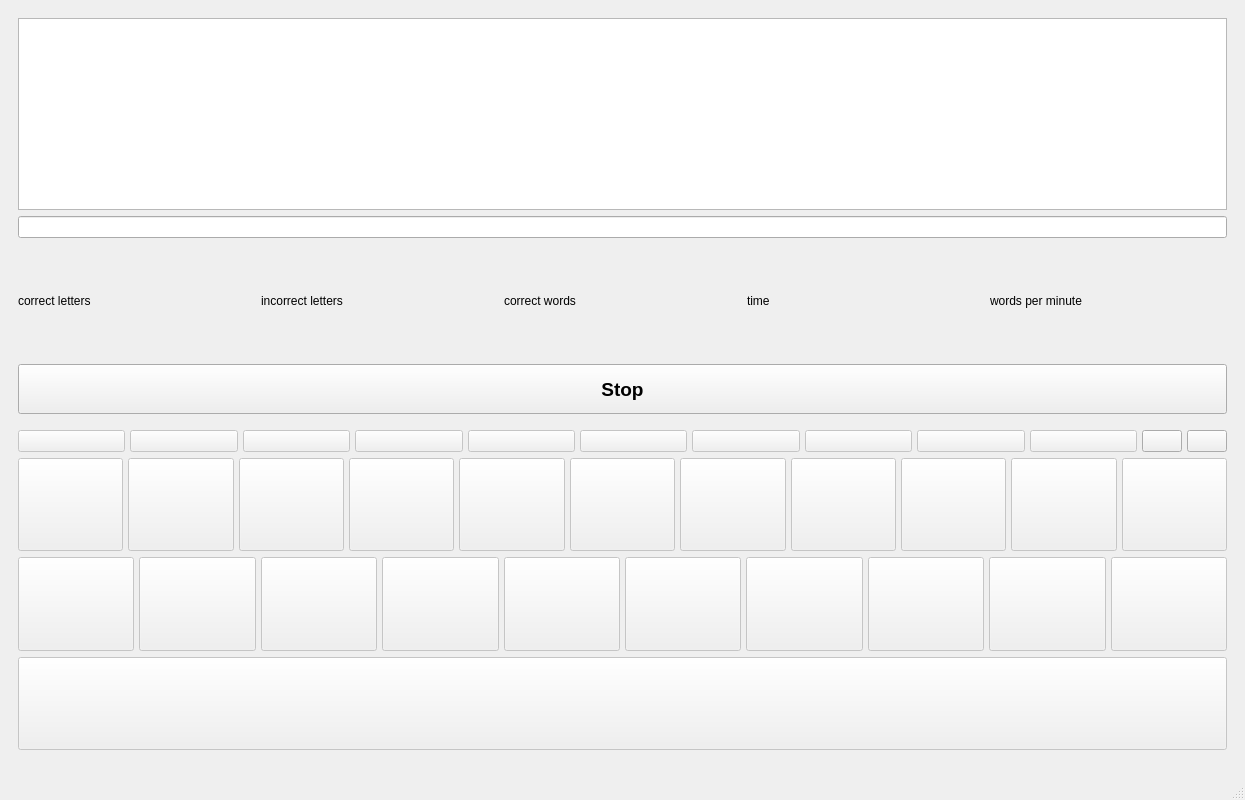
<?xml version="1.0" encoding="UTF-8"?>
<ui version="4.0">
 <class>MainWindow</class>
 <widget class="QMainWindow" name="MainWindow">
  <property name="geometry">
   <rect>
    <x>0</x>
    <y>0</y>
    <width>1245</width>
    <height>800</height>
   </rect>
  </property>
  <property name="minimumSize">
   <size>
    <width>1200</width>
    <height>800</height>
   </size>
  </property>
  <property name="windowTitle">
   <string>Task 1</string>
  </property>
  <widget class="QWidget" name="centralwidget">
   <layout class="QHBoxLayout" name="horizontalLayout_12">
    <item>
     <widget class="QStackedWidget" name="stackedWidget">
      <property name="currentIndex">
       <number>1</number>
      </property>
      <widget class="QWidget" name="page">
       <layout class="QVBoxLayout" name="verticalLayout_4">
        <item>
         <layout class="QHBoxLayout" name="horizontalLayout_8">
          <item>
           <layout class="QFormLayout" name="formLayout">
            <item row="0" column="0">
             <widget class="QLabel" name="label_6">
              <property name="text">
               <string>&lt;html&gt;&lt;head/&gt;&lt;body&gt;&lt;p&gt;&lt;span style=&quot; font-size:16pt;&quot;&gt;Language:&lt;/span&gt;&lt;/p&gt;&lt;/body&gt;&lt;/html&gt;</string>
              </property>
             </widget>
            </item>
            <item row="0" column="1">
             <widget class="QComboBox" name="comboBox">
              <property name="minimumSize">
               <size>
                <width>0</width>
                <height>50</height>
               </size>
              </property>
              <property name="currentIndex">
               <number>0</number>
              </property>
              <item>
               <property name="text">
                <string>English</string>
               </property>
              </item>
              <item>
               <property name="text">
                <string>German</string>
               </property>
              </item>
              <item>
               <property name="text">
                <string>French</string>
               </property>
              </item>
              <item>
               <property name="text">
                <string>hebrew</string>
               </property>
              </item>
              <item>
               <property name="text">
                <string>Arab</string>
               </property>
              </item>
              <item>
               <property name="text">
                <string>Chinese</string>
               </property>
              </item>
              <item>
               <property name="text">
                <string>Belarusian</string>
               </property>
              </item>
              <item>
               <property name="text">
                <string>Chinise Prewritten</string>
               </property>
              </item>
             </widget>
            </item>
            <item row="1" column="0">
             <widget class="QLabel" name="label_5">
              <property name="text">
               <string>&lt;html&gt;&lt;head/&gt;&lt;body&gt;&lt;p&gt;&lt;span style=&quot; font-size:14pt;&quot;&gt;Number of words&lt;/span&gt;&lt;/p&gt;&lt;/body&gt;&lt;/html&gt;</string>
              </property>
             </widget>
            </item>
            <item row="1" column="1">
             <widget class="QSpinBox" name="spinBox">
              <property name="minimumSize">
               <size>
                <width>0</width>
                <height>50</height>
               </size>
              </property>
              <property name="minimum">
               <number>1</number>
              </property>
              <property name="maximum">
               <number>128</number>
              </property>
             </widget>
            </item>
           </layout>
          </item>
         </layout>
        </item>
        <item>
         <layout class="QVBoxLayout" name="verticalLayout_2">
          <item>
           <widget class="QPushButton" name="pushButton_reset">
            <property name="minimumSize">
             <size>
              <width>0</width>
              <height>50</height>
             </size>
            </property>
            <property name="text">
             <string>Generate text</string>
            </property>
           </widget>
          </item>
          <item>
           <widget class="QPushButton" name="pushButton_open">
            <property name="text">
             <string>Open_File</string>
            </property>
           </widget>
          </item>
          <item>
           <widget class="QPushButton" name="pushButton_start">
            <property name="minimumSize">
             <size>
              <width>0</width>
              <height>100</height>
             </size>
            </property>
            <property name="text">
             <string>Start Training</string>
            </property>
           </widget>
          </item>
          <item>
           <widget class="QTextEdit" name="textEdit_train">
            <property name="overwriteMode">
             <bool>true</bool>
            </property>
            <property name="textInteractionFlags">
             <set>Qt::NoTextInteraction</set>
            </property>
            <property name="placeholderText">
             <string/>
            </property>
           </widget>
          </item>
         </layout>
        </item>
       </layout>
      </widget>
      <widget class="QWidget" name="page_2">
       <layout class="QHBoxLayout" name="horizontalLayout_11">
        <item>
         <layout class="QVBoxLayout" name="verticalLayout_8">
          <item>
           <layout class="QHBoxLayout" name="horizontalLayout_9">
            <item>
             <layout class="QVBoxLayout" name="verticalLayout_6">
              <item>
               <widget class="QTextEdit" name="textEdit_input">
                <property name="sizePolicy">
                 <sizepolicy hsizetype="Expanding" vsizetype="Preferred">
                  <horstretch>0</horstretch>
                  <verstretch>0</verstretch>
                 </sizepolicy>
                </property>
                <property name="overwriteMode">
                 <bool>true</bool>
                </property>
                <property name="textInteractionFlags">
                 <set>Qt::NoTextInteraction</set>
                </property>
                <property name="placeholderText">
                 <string/>
                </property>
               </widget>
              </item>
              <item>
               <widget class="InputManager" name="lineEdit_input"/>
              </item>
              <item>
               <layout class="QHBoxLayout" name="horizontalLayout">
                <item>
                 <widget class="QLabel" name="label">
                  <property name="text">
                   <string>correct letters</string>
                  </property>
                 </widget>
                </item>
                <item>
                 <widget class="QLabel" name="correctSymbolsLabel">
                  <property name="text">
                   <string/>
                  </property>
                 </widget>
                </item>
                <item>
                 <widget class="QLabel" name="label_2">
                  <property name="text">
                   <string>incorrect letters</string>
                  </property>
                 </widget>
                </item>
                <item>
                 <widget class="QLabel" name="incorrectSymbolsLabel">
                  <property name="text">
                   <string/>
                  </property>
                 </widget>
                </item>
                <item>
                 <widget class="QLabel" name="label_3">
                  <property name="text">
                   <string>correct words</string>
                  </property>
                 </widget>
                </item>
                <item>
                 <widget class="QLabel" name="wordLabel">
                  <property name="text">
                   <string/>
                  </property>
                 </widget>
                </item>
                <item>
                 <widget class="QLabel" name="label_4">
                  <property name="text">
                   <string>time</string>
                  </property>
                 </widget>
                </item>
                <item>
                 <widget class="QLabel" name="timerLabel">
                  <property name="text">
                   <string/>
                  </property>
                 </widget>
                </item>
                <item>
                 <widget class="QLabel" name="label_7">
                  <property name="text">
                   <string>words per minute</string>
                  </property>
                 </widget>
                </item>
                <item>
                 <widget class="QLabel" name="labelSpeed">
                  <property name="text">
                   <string/>
                  </property>
                 </widget>
                </item>
               </layout>
              </item>
             </layout>
            </item>
           </layout>
          </item>
          <item>
           <widget class="QPushButton" name="pushButton_stop">
            <property name="enabled">
             <bool>true</bool>
            </property>
            <property name="minimumSize">
             <size>
              <width>0</width>
              <height>50</height>
             </size>
            </property>
            <property name="font">
             <font>
              <pointsize>14</pointsize>
              <weight>75</weight>
              <bold>true</bold>
             </font>
            </property>
            <property name="text">
             <string>Stop</string>
            </property>
           </widget>
          </item>
          <item>
           <layout class="QVBoxLayout" name="verticalLayout">
            <property name="sizeConstraint">
             <enum>QLayout::SetMaximumSize</enum>
            </property>
            <property name="leftMargin">
             <number>0</number>
            </property>
            <property name="topMargin">
             <number>10</number>
            </property>
            <property name="bottomMargin">
             <number>10</number>
            </property>
            <item>
             <layout class="QHBoxLayout" name="horizontalLayout_3">
              <property name="spacing">
               <number>5</number>
              </property>
              <property name="sizeConstraint">
               <enum>QLayout::SetDefaultConstraint</enum>
              </property>
              <item>
               <widget class="QPushButton" name="pushButton_1">
                <property name="enabled">
                 <bool>false</bool>
                </property>
                <property name="sizePolicy">
                 <sizepolicy hsizetype="MinimumExpanding" vsizetype="Preferred">
                  <horstretch>0</horstretch>
                  <verstretch>0</verstretch>
                 </sizepolicy>
                </property>
                <property name="styleSheet">
                 <string notr="true">QPushButton:disabled {background-color: #f0f0f0;color: #000000;}</string>
                </property>
                <property name="text">
                 <string/>
                </property>
               </widget>
              </item>
              <item>
               <widget class="QPushButton" name="pushButton_2">
                <property name="enabled">
                 <bool>false</bool>
                </property>
                <property name="sizePolicy">
                 <sizepolicy hsizetype="MinimumExpanding" vsizetype="Preferred">
                  <horstretch>0</horstretch>
                  <verstretch>0</verstretch>
                 </sizepolicy>
                </property>
                <property name="styleSheet">
                 <string notr="true">QPushButton:disabled {background-color: #f0f0f0;color: #000000;}</string>
                </property>
                <property name="text">
                 <string/>
                </property>
               </widget>
              </item>
              <item>
               <widget class="QPushButton" name="pushButton_3">
                <property name="enabled">
                 <bool>false</bool>
                </property>
                <property name="sizePolicy">
                 <sizepolicy hsizetype="MinimumExpanding" vsizetype="Preferred">
                  <horstretch>0</horstretch>
                  <verstretch>0</verstretch>
                 </sizepolicy>
                </property>
                <property name="styleSheet">
                 <string notr="true">QPushButton:disabled {background-color: #f0f0f0;color: #000000;}</string>
                </property>
                <property name="text">
                 <string/>
                </property>
               </widget>
              </item>
              <item>
               <widget class="QPushButton" name="pushButton_4">
                <property name="enabled">
                 <bool>false</bool>
                </property>
                <property name="sizePolicy">
                 <sizepolicy hsizetype="MinimumExpanding" vsizetype="Preferred">
                  <horstretch>0</horstretch>
                  <verstretch>0</verstretch>
                 </sizepolicy>
                </property>
                <property name="styleSheet">
                 <string notr="true">QPushButton:disabled {background-color: #f0f0f0;color: #000000;}</string>
                </property>
                <property name="text">
                 <string/>
                </property>
               </widget>
              </item>
              <item>
               <widget class="QPushButton" name="pushButton_5">
                <property name="enabled">
                 <bool>false</bool>
                </property>
                <property name="sizePolicy">
                 <sizepolicy hsizetype="MinimumExpanding" vsizetype="Preferred">
                  <horstretch>0</horstretch>
                  <verstretch>0</verstretch>
                 </sizepolicy>
                </property>
                <property name="styleSheet">
                 <string notr="true">QPushButton:disabled {background-color: #f0f0f0;color: #000000;}</string>
                </property>
                <property name="text">
                 <string/>
                </property>
               </widget>
              </item>
              <item>
               <widget class="QPushButton" name="pushButton_6">
                <property name="enabled">
                 <bool>false</bool>
                </property>
                <property name="sizePolicy">
                 <sizepolicy hsizetype="MinimumExpanding" vsizetype="Preferred">
                  <horstretch>0</horstretch>
                  <verstretch>0</verstretch>
                 </sizepolicy>
                </property>
                <property name="styleSheet">
                 <string notr="true">QPushButton:disabled {background-color: #f0f0f0;color: #000000;}</string>
                </property>
                <property name="text">
                 <string/>
                </property>
               </widget>
              </item>
              <item>
               <widget class="QPushButton" name="pushButton_7">
                <property name="enabled">
                 <bool>false</bool>
                </property>
                <property name="sizePolicy">
                 <sizepolicy hsizetype="MinimumExpanding" vsizetype="Preferred">
                  <horstretch>0</horstretch>
                  <verstretch>0</verstretch>
                 </sizepolicy>
                </property>
                <property name="styleSheet">
                 <string notr="true">QPushButton:disabled {background-color: #f0f0f0;color: #000000;}</string>
                </property>
                <property name="text">
                 <string/>
                </property>
               </widget>
              </item>
              <item>
               <widget class="QPushButton" name="pushButton_8">
                <property name="enabled">
                 <bool>false</bool>
                </property>
                <property name="sizePolicy">
                 <sizepolicy hsizetype="MinimumExpanding" vsizetype="Preferred">
                  <horstretch>0</horstretch>
                  <verstretch>0</verstretch>
                 </sizepolicy>
                </property>
                <property name="styleSheet">
                 <string notr="true">QPushButton:disabled {background-color: #f0f0f0;color: #000000;}</string>
                </property>
                <property name="text">
                 <string/>
                </property>
               </widget>
              </item>
              <item>
               <widget class="QPushButton" name="pushButton_9">
                <property name="enabled">
                 <bool>false</bool>
                </property>
                <property name="sizePolicy">
                 <sizepolicy hsizetype="MinimumExpanding" vsizetype="Preferred">
                  <horstretch>0</horstretch>
                  <verstretch>0</verstretch>
                 </sizepolicy>
                </property>
                <property name="styleSheet">
                 <string notr="true">QPushButton:disabled {background-color: #f0f0f0;color: #000000;}</string>
                </property>
                <property name="text">
                 <string/>
                </property>
               </widget>
              </item>
              <item>
               <widget class="QPushButton" name="pushButton_10">
                <property name="enabled">
                 <bool>false</bool>
                </property>
                <property name="sizePolicy">
                 <sizepolicy hsizetype="MinimumExpanding" vsizetype="Preferred">
                  <horstretch>0</horstretch>
                  <verstretch>0</verstretch>
                 </sizepolicy>
                </property>
                <property name="styleSheet">
                 <string notr="true">QPushButton:disabled {background-color: #f0f0f0;color: #000000;}</string>
                </property>
                <property name="text">
                 <string/>
                </property>
               </widget>
              </item>
              <item>
               <widget class="QPushButton" name="pushButton_10_1">
                <property name="styleSheet">
                 <string notr="true">QPushButton:disabled {background-color: #f0f0f0;color: #000000;}</string>
                </property>
                <property name="text">
                 <string/>
                </property>
               </widget>
              </item>
              <item>
               <widget class="QPushButton" name="pushButton_10_2">
                <property name="styleSheet">
                 <string notr="true">QPushButton:disabled {background-color: #f0f0f0;color: #000000;}</string>
                </property>
                <property name="text">
                 <string/>
                </property>
               </widget>
              </item>
             </layout>
            </item>
            <item>
             <layout class="QHBoxLayout" name="horizontalLayout_4">
              <property name="spacing">
               <number>5</number>
              </property>
              <property name="sizeConstraint">
               <enum>QLayout::SetDefaultConstraint</enum>
              </property>
              <item>
               <widget class="QPushButton" name="pushButton_11">
                <property name="enabled">
                 <bool>false</bool>
                </property>
                <property name="sizePolicy">
                 <sizepolicy hsizetype="MinimumExpanding" vsizetype="Preferred">
                  <horstretch>0</horstretch>
                  <verstretch>0</verstretch>
                 </sizepolicy>
                </property>
                <property name="styleSheet">
                 <string notr="true">QPushButton:disabled {background-color: #f0f0f0;color: #000000;}</string>
                </property>
                <property name="text">
                 <string/>
                </property>
               </widget>
              </item>
              <item>
               <widget class="QPushButton" name="pushButton_12">
                <property name="enabled">
                 <bool>false</bool>
                </property>
                <property name="sizePolicy">
                 <sizepolicy hsizetype="MinimumExpanding" vsizetype="Preferred">
                  <horstretch>0</horstretch>
                  <verstretch>0</verstretch>
                 </sizepolicy>
                </property>
                <property name="styleSheet">
                 <string notr="true">QPushButton:disabled {background-color: #f0f0f0;color: #000000;}</string>
                </property>
                <property name="text">
                 <string/>
                </property>
               </widget>
              </item>
              <item>
               <widget class="QPushButton" name="pushButton_13">
                <property name="enabled">
                 <bool>false</bool>
                </property>
                <property name="sizePolicy">
                 <sizepolicy hsizetype="MinimumExpanding" vsizetype="Preferred">
                  <horstretch>0</horstretch>
                  <verstretch>0</verstretch>
                 </sizepolicy>
                </property>
                <property name="styleSheet">
                 <string notr="true">QPushButton:disabled {background-color: #f0f0f0;color: #000000;}</string>
                </property>
                <property name="text">
                 <string/>
                </property>
               </widget>
              </item>
              <item>
               <widget class="QPushButton" name="pushButton_14">
                <property name="enabled">
                 <bool>false</bool>
                </property>
                <property name="sizePolicy">
                 <sizepolicy hsizetype="MinimumExpanding" vsizetype="Preferred">
                  <horstretch>0</horstretch>
                  <verstretch>0</verstretch>
                 </sizepolicy>
                </property>
                <property name="styleSheet">
                 <string notr="true">QPushButton:disabled {background-color: #f0f0f0;color: #000000;}</string>
                </property>
                <property name="text">
                 <string/>
                </property>
               </widget>
              </item>
              <item>
               <widget class="QPushButton" name="pushButton_15">
                <property name="enabled">
                 <bool>false</bool>
                </property>
                <property name="sizePolicy">
                 <sizepolicy hsizetype="MinimumExpanding" vsizetype="Preferred">
                  <horstretch>0</horstretch>
                  <verstretch>0</verstretch>
                 </sizepolicy>
                </property>
                <property name="styleSheet">
                 <string notr="true">QPushButton:disabled {background-color: #f0f0f0;color: #000000;}</string>
                </property>
                <property name="text">
                 <string/>
                </property>
               </widget>
              </item>
              <item>
               <widget class="QPushButton" name="pushButton_16">
                <property name="enabled">
                 <bool>false</bool>
                </property>
                <property name="sizePolicy">
                 <sizepolicy hsizetype="MinimumExpanding" vsizetype="Preferred">
                  <horstretch>0</horstretch>
                  <verstretch>0</verstretch>
                 </sizepolicy>
                </property>
                <property name="styleSheet">
                 <string notr="true">QPushButton:disabled {background-color: #f0f0f0;color: #000000;}</string>
                </property>
                <property name="text">
                 <string/>
                </property>
               </widget>
              </item>
              <item>
               <widget class="QPushButton" name="pushButton_17">
                <property name="enabled">
                 <bool>false</bool>
                </property>
                <property name="sizePolicy">
                 <sizepolicy hsizetype="MinimumExpanding" vsizetype="Preferred">
                  <horstretch>0</horstretch>
                  <verstretch>0</verstretch>
                 </sizepolicy>
                </property>
                <property name="styleSheet">
                 <string notr="true">QPushButton:disabled {background-color: #f0f0f0;color: #000000;}</string>
                </property>
                <property name="text">
                 <string/>
                </property>
               </widget>
              </item>
              <item>
               <widget class="QPushButton" name="pushButton_18">
                <property name="enabled">
                 <bool>false</bool>
                </property>
                <property name="sizePolicy">
                 <sizepolicy hsizetype="MinimumExpanding" vsizetype="Preferred">
                  <horstretch>0</horstretch>
                  <verstretch>0</verstretch>
                 </sizepolicy>
                </property>
                <property name="styleSheet">
                 <string notr="true">QPushButton:disabled {background-color: #f0f0f0;color: #000000;}</string>
                </property>
                <property name="text">
                 <string/>
                </property>
               </widget>
              </item>
              <item>
               <widget class="QPushButton" name="pushButton_19">
                <property name="enabled">
                 <bool>false</bool>
                </property>
                <property name="sizePolicy">
                 <sizepolicy hsizetype="MinimumExpanding" vsizetype="Preferred">
                  <horstretch>0</horstretch>
                  <verstretch>0</verstretch>
                 </sizepolicy>
                </property>
                <property name="styleSheet">
                 <string notr="true">QPushButton:disabled {background-color: #f0f0f0;color: #000000;}</string>
                </property>
                <property name="text">
                 <string/>
                </property>
               </widget>
              </item>
              <item>
               <widget class="QPushButton" name="pushButton_20">
                <property name="enabled">
                 <bool>false</bool>
                </property>
                <property name="sizePolicy">
                 <sizepolicy hsizetype="MinimumExpanding" vsizetype="Preferred">
                  <horstretch>0</horstretch>
                  <verstretch>0</verstretch>
                 </sizepolicy>
                </property>
                <property name="styleSheet">
                 <string notr="true">QPushButton:disabled {background-color: #f0f0f0;color: #000000;}</string>
                </property>
                <property name="text">
                 <string/>
                </property>
               </widget>
              </item>
              <item>
               <widget class="QPushButton" name="pushButton_21">
                <property name="enabled">
                 <bool>false</bool>
                </property>
                <property name="sizePolicy">
                 <sizepolicy hsizetype="MinimumExpanding" vsizetype="Preferred">
                  <horstretch>0</horstretch>
                  <verstretch>0</verstretch>
                 </sizepolicy>
                </property>
                <property name="styleSheet">
                 <string notr="true">QPushButton:disabled {background-color: #f0f0f0;color: #000000;}</string>
                </property>
                <property name="text">
                 <string/>
                </property>
               </widget>
              </item>
             </layout>
            </item>
            <item>
             <layout class="QHBoxLayout" name="horizontalLayout_5">
              <property name="spacing">
               <number>5</number>
              </property>
              <property name="sizeConstraint">
               <enum>QLayout::SetDefaultConstraint</enum>
              </property>
              <item>
               <widget class="QPushButton" name="pushButton_22">
                <property name="enabled">
                 <bool>false</bool>
                </property>
                <property name="sizePolicy">
                 <sizepolicy hsizetype="MinimumExpanding" vsizetype="Preferred">
                  <horstretch>0</horstretch>
                  <verstretch>0</verstretch>
                 </sizepolicy>
                </property>
                <property name="styleSheet">
                 <string notr="true">QPushButton:disabled {background-color: #f0f0f0;color: #000000;}</string>
                </property>
                <property name="text">
                 <string/>
                </property>
               </widget>
              </item>
              <item>
               <widget class="QPushButton" name="pushButton_23">
                <property name="enabled">
                 <bool>false</bool>
                </property>
                <property name="sizePolicy">
                 <sizepolicy hsizetype="MinimumExpanding" vsizetype="Preferred">
                  <horstretch>0</horstretch>
                  <verstretch>0</verstretch>
                 </sizepolicy>
                </property>
                <property name="styleSheet">
                 <string notr="true">QPushButton:disabled {background-color: #f0f0f0;color: #000000;}</string>
                </property>
                <property name="text">
                 <string/>
                </property>
               </widget>
              </item>
              <item>
               <widget class="QPushButton" name="pushButton_24">
                <property name="enabled">
                 <bool>false</bool>
                </property>
                <property name="sizePolicy">
                 <sizepolicy hsizetype="MinimumExpanding" vsizetype="Preferred">
                  <horstretch>0</horstretch>
                  <verstretch>0</verstretch>
                 </sizepolicy>
                </property>
                <property name="styleSheet">
                 <string notr="true">QPushButton:disabled {background-color: #f0f0f0;color: #000000;}</string>
                </property>
                <property name="text">
                 <string/>
                </property>
               </widget>
              </item>
              <item>
               <widget class="QPushButton" name="pushButton_25">
                <property name="enabled">
                 <bool>false</bool>
                </property>
                <property name="sizePolicy">
                 <sizepolicy hsizetype="MinimumExpanding" vsizetype="Preferred">
                  <horstretch>0</horstretch>
                  <verstretch>0</verstretch>
                 </sizepolicy>
                </property>
                <property name="styleSheet">
                 <string notr="true">QPushButton:disabled {background-color: #f0f0f0;color: #000000;}</string>
                </property>
                <property name="text">
                 <string/>
                </property>
               </widget>
              </item>
              <item>
               <widget class="QPushButton" name="pushButton_26">
                <property name="enabled">
                 <bool>false</bool>
                </property>
                <property name="sizePolicy">
                 <sizepolicy hsizetype="MinimumExpanding" vsizetype="Preferred">
                  <horstretch>0</horstretch>
                  <verstretch>0</verstretch>
                 </sizepolicy>
                </property>
                <property name="styleSheet">
                 <string notr="true">QPushButton:disabled {background-color: #f0f0f0;color: #000000;}</string>
                </property>
                <property name="text">
                 <string/>
                </property>
               </widget>
              </item>
              <item>
               <widget class="QPushButton" name="pushButton_27">
                <property name="enabled">
                 <bool>false</bool>
                </property>
                <property name="sizePolicy">
                 <sizepolicy hsizetype="MinimumExpanding" vsizetype="Preferred">
                  <horstretch>0</horstretch>
                  <verstretch>0</verstretch>
                 </sizepolicy>
                </property>
                <property name="styleSheet">
                 <string notr="true">QPushButton:disabled {background-color: #f0f0f0;color: #000000;}</string>
                </property>
                <property name="text">
                 <string/>
                </property>
               </widget>
              </item>
              <item>
               <widget class="QPushButton" name="pushButton_28">
                <property name="enabled">
                 <bool>false</bool>
                </property>
                <property name="sizePolicy">
                 <sizepolicy hsizetype="MinimumExpanding" vsizetype="Preferred">
                  <horstretch>0</horstretch>
                  <verstretch>0</verstretch>
                 </sizepolicy>
                </property>
                <property name="styleSheet">
                 <string notr="true">QPushButton:disabled {background-color: #f0f0f0;color: #000000;}</string>
                </property>
                <property name="text">
                 <string/>
                </property>
               </widget>
              </item>
              <item>
               <widget class="QPushButton" name="pushButton_29">
                <property name="enabled">
                 <bool>false</bool>
                </property>
                <property name="sizePolicy">
                 <sizepolicy hsizetype="MinimumExpanding" vsizetype="Preferred">
                  <horstretch>0</horstretch>
                  <verstretch>0</verstretch>
                 </sizepolicy>
                </property>
                <property name="styleSheet">
                 <string notr="true">QPushButton:disabled {background-color: #f0f0f0;color: #000000;}</string>
                </property>
                <property name="text">
                 <string/>
                </property>
               </widget>
              </item>
              <item>
               <widget class="QPushButton" name="pushButton_30">
                <property name="enabled">
                 <bool>false</bool>
                </property>
                <property name="sizePolicy">
                 <sizepolicy hsizetype="MinimumExpanding" vsizetype="Preferred">
                  <horstretch>0</horstretch>
                  <verstretch>0</verstretch>
                 </sizepolicy>
                </property>
                <property name="styleSheet">
                 <string notr="true">QPushButton:disabled {background-color: #f0f0f0;color: #000000;}</string>
                </property>
                <property name="text">
                 <string/>
                </property>
               </widget>
              </item>
              <item>
               <widget class="QPushButton" name="pushButton_31">
                <property name="enabled">
                 <bool>false</bool>
                </property>
                <property name="sizePolicy">
                 <sizepolicy hsizetype="MinimumExpanding" vsizetype="Preferred">
                  <horstretch>0</horstretch>
                  <verstretch>0</verstretch>
                 </sizepolicy>
                </property>
                <property name="styleSheet">
                 <string notr="true">QPushButton:disabled {background-color: #f0f0f0;color: #000000;}</string>
                </property>
                <property name="text">
                 <string/>
                </property>
               </widget>
              </item>
             </layout>
            </item>
            <item>
             <widget class="QPushButton" name="pushButton_32">
              <property name="enabled">
               <bool>false</bool>
              </property>
              <property name="sizePolicy">
               <sizepolicy hsizetype="Minimum" vsizetype="Preferred">
                <horstretch>0</horstretch>
                <verstretch>0</verstretch>
               </sizepolicy>
              </property>
              <property name="styleSheet">
               <string notr="true">QPushButton:disabled {background-color: #f0f0f0;color: #000000;}</string>
              </property>
              <property name="text">
               <string/>
              </property>
             </widget>
            </item>
           </layout>
          </item>
         </layout>
        </item>
       </layout>
      </widget>
     </widget>
    </item>
   </layout>
  </widget>
  <widget class="QMenuBar" name="menubar">
   <property name="geometry">
    <rect>
     <x>0</x>
     <y>0</y>
     <width>1245</width>
     <height>30</height>
    </rect>
   </property>
  </widget>
  <widget class="QStatusBar" name="statusbar"/>
 </widget>
 <customwidgets>
  <customwidget>
   <class>InputManager</class>
   <extends>QLineEdit</extends>
   <header>inputmanager.h</header>
  </customwidget>
 </customwidgets>
 <resources/>
 <connections/>
</ui>
